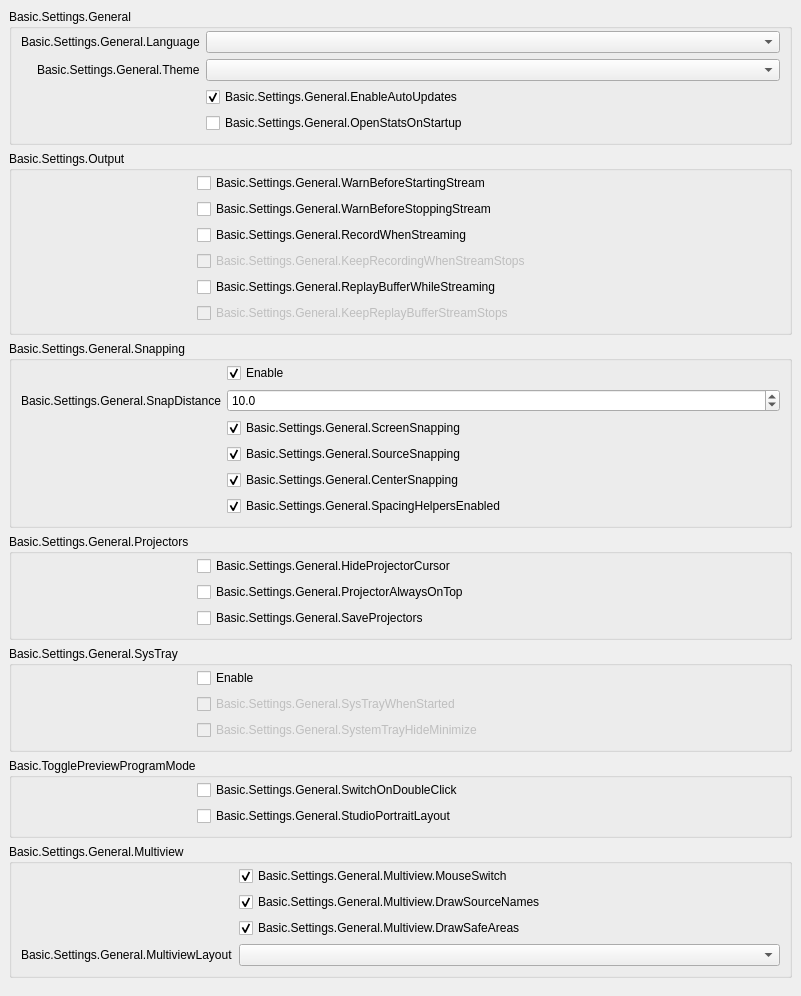
           <widget class="QWidget" name="scrollAreaWidgetContents_2">
            <property name="geometry">
             <rect>
              <x>0</x>
              <y>-44</y>
              <width>801</width>
              <height>741</height>
             </rect>
            </property>
            <layout class="QVBoxLayout" name="verticalLayout_19">
             <property name="leftMargin">
              <number>0</number>
             </property>
             <property name="topMargin">
              <number>0</number>
             </property>
             <property name="rightMargin">
              <number>0</number>
             </property>
             <property name="bottomMargin">
              <number>9</number>
             </property>
             <item alignment="Qt::AlignTop">
              <widget class="QWidget" name="widget_2" native="true">
               <layout class="QVBoxLayout" name="verticalLayout_20">
                <item>
                 <widget class="QGroupBox" name="groupBox_15">
                  <property name="title">
                   <string>Basic.Settings.General</string>
                  </property>
                  <layout class="QFormLayout" name="formLayout_32">
                   <property name="fieldGrowthPolicy">
                    <enum>QFormLayout::AllNonFixedFieldsGrow</enum>
                   </property>
                   <property name="labelAlignment">
                    <set>Qt::AlignRight|Qt::AlignTrailing|Qt::AlignVCenter</set>
                   </property>
                   <property name="topMargin">
                    <number>2</number>
                   </property>
                   <item row="0" column="0">
                    <widget class="QLabel" name="label">
                     <property name="text">
                      <string>Basic.Settings.General.Language</string>
                     </property>
                     <property name="buddy">
                      <cstring>language</cstring>
                     </property>
                    </widget>
                   </item>
                   <item row="0" column="1">
                    <widget class="QComboBox" name="language"/>
                   </item>
                   <item row="1" column="0">
                    <widget class="QLabel" name="label_42">
                     <property name="text">
                      <string>Basic.Settings.General.Theme</string>
                     </property>
                     <property name="buddy">
                      <cstring>theme</cstring>
                     </property>
                    </widget>
                   </item>
                   <item row="1" column="1">
                    <widget class="QComboBox" name="theme"/>
                   </item>
                   <item row="2" column="0">
                    <spacer name="horizontalSpacer_3">
                     <property name="orientation">
                      <enum>Qt::Horizontal</enum>
                     </property>
                     <property name="sizeType">
                      <enum>QSizePolicy::Fixed</enum>
                     </property>
                     <property name="sizeHint" stdset="0">
                      <size>
                       <width>170</width>
                       <height>5</height>
                      </size>
                     </property>
                    </spacer>
                   </item>
                   <item row="2" column="1">
                    <widget class="QCheckBox" name="enableAutoUpdates">
                     <property name="text">
                      <string>Basic.Settings.General.EnableAutoUpdates</string>
                     </property>
                     <property name="checked">
                      <bool>true</bool>
                     </property>
                    </widget>
                   </item>
                   <item row="3" column="1">
                    <widget class="QCheckBox" name="openStatsOnStartup">
                     <property name="text">
                      <string>Basic.Settings.General.OpenStatsOnStartup</string>
                     </property>
                    </widget>
                   </item>
                  </layout>
                 </widget>
                </item>
                <item>
                 <widget class="QGroupBox" name="groupBox_16">
                  <property name="title">
                   <string>Basic.Settings.Output</string>
                  </property>
                  <layout class="QFormLayout" name="formLayout_2">
                   <property name="fieldGrowthPolicy">
                    <enum>QFormLayout::AllNonFixedFieldsGrow</enum>
                   </property>
                   <property name="topMargin">
                    <number>2</number>
                   </property>
                   <item row="0" column="0">
                    <spacer name="horizontalSpacer_5">
                     <property name="orientation">
                      <enum>Qt::Horizontal</enum>
                     </property>
                     <property name="sizeType">
                      <enum>QSizePolicy::Fixed</enum>
                     </property>
                     <property name="sizeHint" stdset="0">
                      <size>
                       <width>170</width>
                       <height>5</height>
                      </size>
                     </property>
                    </spacer>
                   </item>
                   <item row="0" column="1">
                    <widget class="QCheckBox" name="warnBeforeStreamStart">
                     <property name="text">
                      <string>Basic.Settings.General.WarnBeforeStartingStream</string>
                     </property>
                    </widget>
                   </item>
                   <item row="1" column="1">
                    <widget class="QCheckBox" name="warnBeforeStreamStop">
                     <property name="text">
                      <string>Basic.Settings.General.WarnBeforeStoppingStream</string>
                     </property>
                    </widget>
                   </item>
                   <item row="2" column="1">
                    <widget class="QCheckBox" name="recordWhenStreaming">
                     <property name="text">
                      <string>Basic.Settings.General.RecordWhenStreaming</string>
                     </property>
                    </widget>
                   </item>
                   <item row="3" column="1">
                    <widget class="QCheckBox" name="keepRecordStreamStops">
                     <property name="enabled">
                      <bool>false</bool>
                     </property>
                     <property name="text">
                      <string>Basic.Settings.General.KeepRecordingWhenStreamStops</string>
                     </property>
                    </widget>
                   </item>
                   <item row="4" column="1">
                    <widget class="QCheckBox" name="replayWhileStreaming">
                     <property name="text">
                      <string>Basic.Settings.General.ReplayBufferWhileStreaming</string>
                     </property>
                    </widget>
                   </item>
                   <item row="5" column="1">
                    <widget class="QCheckBox" name="keepReplayStreamStops">
                     <property name="enabled">
                      <bool>false</bool>
                     </property>
                     <property name="text">
                      <string>Basic.Settings.General.KeepReplayBufferStreamStops</string>
                     </property>
                    </widget>
                   </item>
                  </layout>
                 </widget>
                </item>
                <item>
                 <widget class="QGroupBox" name="groupBox_10">
                  <property name="enabled">
                   <bool>true</bool>
                  </property>
                  <property name="sizePolicy">
                   <sizepolicy hsizetype="Preferred" vsizetype="Maximum">
                    <horstretch>0</horstretch>
                    <verstretch>0</verstretch>
                   </sizepolicy>
                  </property>
                  <property name="title">
                   <string>Basic.Settings.General.Snapping</string>
                  </property>
                  <property name="flat">
                   <bool>false</bool>
                  </property>
                  <layout class="QFormLayout" name="formLayout_21">
                   <property name="fieldGrowthPolicy">
                    <enum>QFormLayout::AllNonFixedFieldsGrow</enum>
                   </property>
                   <property name="labelAlignment">
                    <set>Qt::AlignRight|Qt::AlignTrailing|Qt::AlignVCenter</set>
                   </property>
                   <property name="topMargin">
                    <number>2</number>
                   </property>
                   <item row="0" column="1">
                    <widget class="QCheckBox" name="snappingEnabled">
                     <property name="text">
                      <string>Enable</string>
                     </property>
                     <property name="checked">
                      <bool>true</bool>
                     </property>
                    </widget>
                   </item>
                   <item row="2" column="1">
                    <widget class="QCheckBox" name="screenSnapping">
                     <property name="text">
                      <string>Basic.Settings.General.ScreenSnapping</string>
                     </property>
                     <property name="checked">
                      <bool>true</bool>
                     </property>
                    </widget>
                   </item>
                   <item row="4" column="1">
                    <widget class="QCheckBox" name="centerSnapping">
                     <property name="text">
                      <string>Basic.Settings.General.CenterSnapping</string>
                     </property>
                     <property name="checked">
                      <bool>true</bool>
                     </property>
                    </widget>
                   </item>
                   <item row="3" column="1">
                    <widget class="QCheckBox" name="sourceSnapping">
                     <property name="text">
                      <string>Basic.Settings.General.SourceSnapping</string>
                     </property>
                     <property name="checked">
                      <bool>true</bool>
                     </property>
                    </widget>
                   </item>
                   <item row="1" column="1">
                    <widget class="QDoubleSpinBox" name="snapDistance">
                     <property name="decimals">
                      <number>1</number>
                     </property>
                     <property name="singleStep">
                      <double>0.500000000000000</double>
                     </property>
                     <property name="value">
                      <double>10.000000000000000</double>
                     </property>
                    </widget>
                   </item>
                   <item row="1" column="0">
                    <widget class="QLabel" name="label_9">
                     <property name="text">
                      <string>Basic.Settings.General.SnapDistance</string>
                     </property>
                     <property name="buddy">
                      <cstring>snapDistance</cstring>
                     </property>
                    </widget>
                   </item>
                   <item row="3" column="0">
                    <spacer name="horizontalSpacer_4">
                     <property name="orientation">
                      <enum>Qt::Horizontal</enum>
                     </property>
                     <property name="sizeType">
                      <enum>QSizePolicy::Fixed</enum>
                     </property>
                     <property name="sizeHint" stdset="0">
                      <size>
                       <width>170</width>
                       <height>5</height>
                      </size>
                     </property>
                    </spacer>
                   </item>
                   <item row="5" column="1">
                    <widget class="QCheckBox" name="spacingHelpersEnabled">
                     <property name="text">
                      <string>Basic.Settings.General.SpacingHelpersEnabled</string>
                     </property>
                     <property name="checked">
                      <bool>true</bool>
                     </property>
                    </widget>
                   </item>
                  </layout>
                 </widget>
                </item>
                <item>
                 <widget class="QGroupBox" name="groupBox_14">
                  <property name="title">
                   <string>Basic.Settings.General.Projectors</string>
                  </property>
                  <layout class="QFormLayout" name="formLayout_28">
                   <property name="fieldGrowthPolicy">
                    <enum>QFormLayout::AllNonFixedFieldsGrow</enum>
                   </property>
                   <property name="topMargin">
                    <number>2</number>
                   </property>
                   <item row="0" column="1">
                    <widget class="QCheckBox" name="hideProjectorCursor">
                     <property name="text">
                      <string>Basic.Settings.General.HideProjectorCursor</string>
                     </property>
                    </widget>
                   </item>
                   <item row="1" column="1">
                    <widget class="QCheckBox" name="projectorAlwaysOnTop">
                     <property name="text">
                      <string>Basic.Settings.General.ProjectorAlwaysOnTop</string>
                     </property>
                    </widget>
                   </item>
                   <item row="2" column="1">
                    <widget class="QCheckBox" name="saveProjectors">
                     <property name="text">
                      <string>Basic.Settings.General.SaveProjectors</string>
                     </property>
                    </widget>
                   </item>
                   <item row="1" column="0">
                    <spacer name="horizontalSpacer">
                     <property name="orientation">
                      <enum>Qt::Horizontal</enum>
                     </property>
                     <property name="sizeType">
                      <enum>QSizePolicy::Fixed</enum>
                     </property>
                     <property name="sizeHint" stdset="0">
                      <size>
                       <width>170</width>
                       <height>5</height>
                      </size>
                     </property>
                    </spacer>
                   </item>
                  </layout>
                 </widget>
                </item>
                <item>
                 <widget class="QGroupBox" name="groupBox_13">
                  <property name="title">
                   <string>Basic.Settings.General.SysTray</string>
                  </property>
                  <layout class="QFormLayout" name="formLayout_29">
                   <property name="fieldGrowthPolicy">
                    <enum>QFormLayout::AllNonFixedFieldsGrow</enum>
                   </property>
                   <property name="topMargin">
                    <number>2</number>
                   </property>
                   <item row="0" column="1">
                    <widget class="QCheckBox" name="systemTrayEnabled">
                     <property name="text">
                      <string>Enable</string>
                     </property>
                    </widget>
                   </item>
                   <item row="1" column="1">
                    <widget class="QCheckBox" name="systemTrayWhenStarted">
                     <property name="enabled">
                      <bool>false</bool>
                     </property>
                     <property name="text">
                      <string>Basic.Settings.General.SysTrayWhenStarted</string>
                     </property>
                    </widget>
                   </item>
                   <item row="2" column="1">
                    <widget class="QCheckBox" name="systemTrayAlways">
                     <property name="enabled">
                      <bool>false</bool>
                     </property>
                     <property name="text">
                      <string>Basic.Settings.General.SystemTrayHideMinimize</string>
                     </property>
                    </widget>
                   </item>
                   <item row="1" column="0">
                    <spacer name="horizontalSpacer_2">
                     <property name="orientation">
                      <enum>Qt::Horizontal</enum>
                     </property>
                     <property name="sizeType">
                      <enum>QSizePolicy::Fixed</enum>
                     </property>
                     <property name="sizeHint" stdset="0">
                      <size>
                       <width>170</width>
                       <height>5</height>
                      </size>
                     </property>
                    </spacer>
                   </item>
                  </layout>
                 </widget>
                </item>
                <item>
                 <widget class="QGroupBox" name="groupBox_11">
                  <property name="title">
                   <string>Basic.TogglePreviewProgramMode</string>
                  </property>
                  <layout class="QFormLayout" name="formLayout_31">
                   <property name="fieldGrowthPolicy">
                    <enum>QFormLayout::AllNonFixedFieldsGrow</enum>
                   </property>
                   <property name="labelAlignment">
                    <set>Qt::AlignRight|Qt::AlignTrailing|Qt::AlignVCenter</set>
                   </property>
                   <property name="topMargin">
                    <number>2</number>
                   </property>
                   <item row="0" column="1">
                    <widget class="QCheckBox" name="doubleClickSwitch">
                     <property name="text">
                      <string>Basic.Settings.General.SwitchOnDoubleClick</string>
                     </property>
                    </widget>
                   </item>
                   <item row="0" column="0">
                    <spacer name="horizontalSpacer_6">
                     <property name="orientation">
                      <enum>Qt::Horizontal</enum>
                     </property>
                     <property name="sizeHint" stdset="0">
                      <size>
                       <width>170</width>
                       <height>5</height>
                      </size>
                     </property>
                    </spacer>
                   </item>
                   <item row="1" column="1">
                    <widget class="QCheckBox" name="studioPortraitLayout">
                     <property name="text">
                      <string>Basic.Settings.General.StudioPortraitLayout</string>
                     </property>
                    </widget>
                   </item>
                  </layout>
                 </widget>
                </item>
                <item>
                 <widget class="QGroupBox" name="groupBoxMultiview">
                  <property name="title">
                   <string>Basic.Settings.General.Multiview</string>
                  </property>
                  <layout class="QFormLayout" name="formLayoutMultiview">
                   <property name="fieldGrowthPolicy">
                    <enum>QFormLayout::AllNonFixedFieldsGrow</enum>
                   </property>
                   <property name="labelAlignment">
                    <set>Qt::AlignRight|Qt::AlignTrailing|Qt::AlignVCenter</set>
                   </property>
                   <property name="topMargin">
                    <number>2</number>
                   </property>
                   <item row="0" column="0">
                    <spacer name="horizontalSpacerMultiview">
                     <property name="orientation">
                      <enum>Qt::Horizontal</enum>
                     </property>
                     <property name="sizeType">
                      <enum>QSizePolicy::Fixed</enum>
                     </property>
                     <property name="sizeHint" stdset="0">
                      <size>
                       <width>170</width>
                       <height>5</height>
                      </size>
                     </property>
                    </spacer>
                   </item>
                   <item row="0" column="1">
                    <widget class="QCheckBox" name="multiviewMouseSwitch">
                     <property name="text">
                      <string>Basic.Settings.General.Multiview.MouseSwitch</string>
                     </property>
                     <property name="checked">
                      <bool>true</bool>
                     </property>
                    </widget>
                   </item>
                   <item row="1" column="1">
                    <widget class="QCheckBox" name="multiviewDrawNames">
                     <property name="text">
                      <string>Basic.Settings.General.Multiview.DrawSourceNames</string>
                     </property>
                     <property name="checked">
                      <bool>true</bool>
                     </property>
                    </widget>
                   </item>
                   <item row="2" column="1">
                    <widget class="QCheckBox" name="multiviewDrawAreas">
                     <property name="text">
                      <string>Basic.Settings.General.Multiview.DrawSafeAreas</string>
                     </property>
                     <property name="checked">
                      <bool>true</bool>
                     </property>
                    </widget>
                   </item>
                   <item row="3" column="1">
                    <widget class="QComboBox" name="multiviewLayout"/>
                   </item>
                   <item row="3" column="0">
                    <widget class="QLabel" name="label_64">
                     <property name="text">
                      <string>Basic.Settings.General.MultiviewLayout</string>
                     </property>
                     <property name="buddy">
                      <cstring>multiviewLayout</cstring>
                     </property>
                    </widget>
                   </item>
                  </layout>
                 </widget>
                </item>
               </layout>
              </widget>
             </item>
            </layout>
           </widget>
